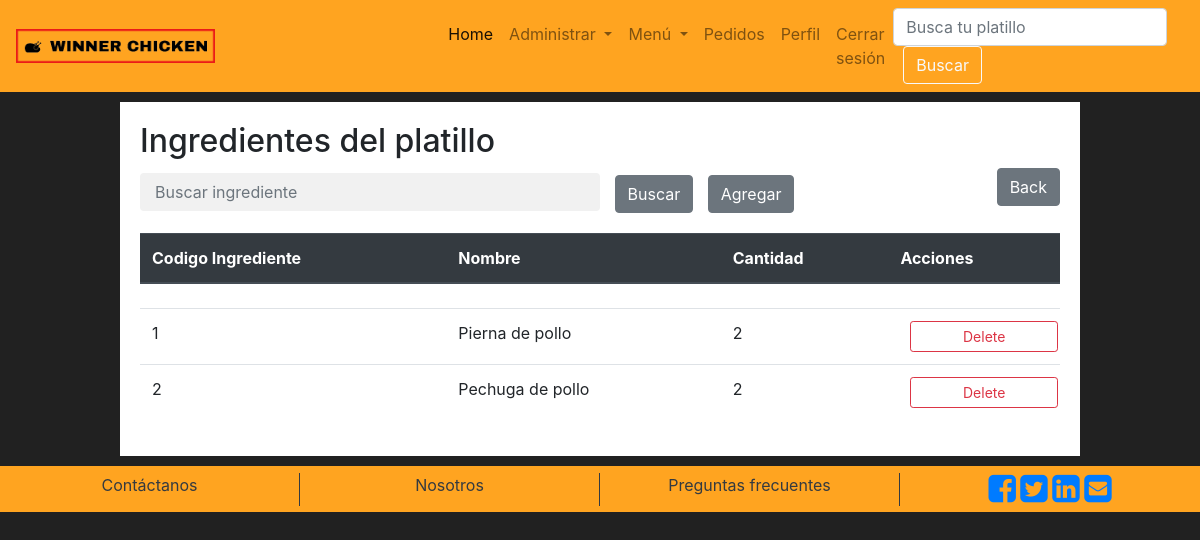
Page /ingreXpro.php?id=1 (signed in) on the committed database.
### tables this page shows
CREATE TABLE `productoxingredientes` (
  `id_productoXingredientes` int(11) NOT NULL,
  `id_producto` int(11) NOT NULL,
  `id_ingrediente` int(11) NOT NULL,
  `cantidad_ingrediente` int(11) NOT NULL
);

CREATE TABLE `ingredientes` (
  `id_ingredientes` int(11) NOT NULL,
  `nombre` varchar(50) NOT NULL,
  `refrigerado` int(11) NOT NULL
);

### ingreXpro.php (the view, shortened to what this page needs)
<!DOCTYPE html>
<html lang="en">
<head>
    <link rel="stylesheet" href="https://stackpath.bootstrapcdn.com/bootstrap/4.4.1/css/bootstrap.min.css">
    <link rel="stylesheet" href="https://cdnjs.cloudflare.com/ajax/libs/font-awesome/4.7.0/css/font-awesome.min.css">
    <link rel="stylesheet" href="css/main.css">
</head>
<body>
<?php
          include "header.php"
            ?>
  <div >
    <div class="register">
    <h2>Ingredientes del platillo</h2>
      <div class="ingredientes">
          <form action="" >
            <input class="form-control col-6" type="text" placeholder="Buscar ingrediente">
            <input type="submit" class="btn btn-secondary " name="Buscar" value="Buscar">
            <a class="btn btn-secondary input" href="agregarIP.php?id=<?php echo $_GET['id']; ?>"> Agregar</a>
            <a class="btn btn-secondary back float-right" href="CRUD_platillos.php">Back</a>
          </form>
      </div>
      <table class="table">
          <thead class="thead-dark">
            <tr>
              <th >Codigo Ingrediente</th>
              <th >Nombre</th>
              <th >Cantidad</th>
              <th > Acciones</th>
            </tr>
          </thead>
          <tbody>
              <th scope="row">
              </th>
              <?php
                  include "php/conexion.php";
                  $stmt = $pdo->prepare('SELECT * from restaurante.productoxingredientes INNER JOIN restaurante.ingredientes on restaurante.productoxingredientes.id_ingrediente = restaurante.ingredientes.id_ingredientes where id_producto =:id');
                  $stmt->execute(array(
                    ':id'=>$_GET['id']
                ));
                  $resultado=$stmt->fetchAll();
                  foreach($resultado as $fila):?>
              <tr>
              <td><?php echo $fila['id_ingrediente'];?></td>
              <td><?php echo $fila['nombre'];?></td>
              <td><?php echo $fila['cantidad_ingrediente'];?></td>
              <td><a href="delete.php?idIP=<?php echo $fila['id_productoXingredientes'];?>&id2=<?php echo $_GET['id'];?>" class="btn btn-block btn-sm btn-outline-danger">Delete</a></td>
            </tr>
            <?php endforeach ?>
          </tbody>
        </table>
    </div>
    </div>
<?php
          include "footer.php"
            ?>
</body>
</html>

### css/main.css (style rules this page uses)
.register { background-color: white; padding: 20px; margin: 10px; }
input[type=text], input[type=password] { width: 100%; padding: 15px; margin: 5px 0 22px 0; display: inline-block; border: none; background: #f1f1f1; }
.btn { margin-left: 10px; }
.register { width: 80%; margin: 0 auto; margin-top: 10px; margin-bottom: 10px; }
.back { float: right; }
body { background-color: #212121; }

### rows in the picture
productoxingredientes: id_ingrediente "1", id_ingrediente.nombre "Pierna de pollo", cantidad_ingrediente "2"
productoxingredientes: id_ingrediente "2", id_ingrediente.nombre "Pechuga de pollo", cantidad_ingrediente "2"
